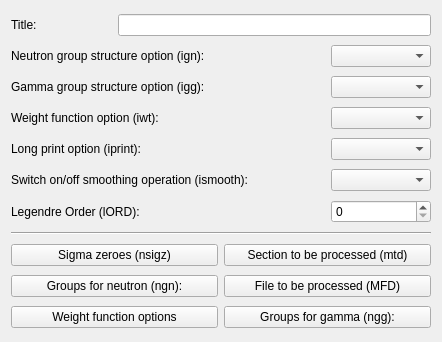
<?xml version="1.0" encoding="UTF-8"?>
<ui version="4.0">
 <class>NJOYGrouprInputDlg</class>
 <widget class="QWidget" name="NJOYGrouprInputDlg">
  <property name="geometry">
   <rect>
    <x>0</x>
    <y>0</y>
    <width>442</width>
    <height>342</height>
   </rect>
  </property>
  <property name="windowTitle">
   <string>Form</string>
  </property>
  <layout class="QGridLayout" name="gridLayout">
   <item row="0" column="1" colspan="3">
    <widget class="QLineEdit" name="lineEditTitle"/>
   </item>
   <item row="7" column="0" colspan="3">
    <widget class="QLabel" name="label_5">
     <property name="text">
      <string>Legendre Order (lORD):</string>
     </property>
    </widget>
   </item>
   <item row="8" column="0" colspan="4">
    <widget class="Line" name="line">
     <property name="orientation">
      <enum>Qt::Horizontal</enum>
     </property>
    </widget>
   </item>
   <item row="13" column="2" colspan="2">
    <widget class="QPushButton" name="pushButtonNGG">
     <property name="text">
      <string>Groups for gamma (ngg):</string>
     </property>
    </widget>
   </item>
   <item row="5" column="0" colspan="3">
    <widget class="QLabel" name="label_7">
     <property name="text">
      <string>Long print option (iprint):</string>
     </property>
    </widget>
   </item>
   <item row="6" column="0" colspan="3">
    <widget class="QLabel" name="label_8">
     <property name="text">
      <string>Switch on/off smoothing operation (ismooth):</string>
     </property>
    </widget>
   </item>
   <item row="3" column="0" colspan="3">
    <widget class="QLabel" name="label_4">
     <property name="text">
      <string>Weight function option (iwt):</string>
     </property>
    </widget>
   </item>
   <item row="12" column="2" colspan="2">
    <widget class="QPushButton" name="pushButtonMFD">
     <property name="text">
      <string>File to be processed (MFD)</string>
     </property>
    </widget>
   </item>
   <item row="5" column="3">
    <widget class="QComboBox" name="comboBoxIPRINT"/>
   </item>
   <item row="2" column="3">
    <widget class="QComboBox" name="comboBoxIGG"/>
   </item>
   <item row="1" column="3">
    <widget class="QComboBox" name="comboBoxIGN"/>
   </item>
   <item row="6" column="3">
    <widget class="QComboBox" name="comboBoxIsmooth"/>
   </item>
   <item row="0" column="0">
    <widget class="QLabel" name="label_3">
     <property name="text">
      <string>Title:</string>
     </property>
    </widget>
   </item>
   <item row="3" column="3">
    <widget class="QComboBox" name="comboBoxIWT"/>
   </item>
   <item row="7" column="3">
    <widget class="QSpinBox" name="spinBoxlORD"/>
   </item>
   <item row="1" column="0" colspan="3">
    <widget class="QLabel" name="labelIGN">
     <property name="text">
      <string>Neutron group structure option (ign):</string>
     </property>
    </widget>
   </item>
   <item row="11" column="2" colspan="2">
    <widget class="QPushButton" name="pushButtonMTD">
     <property name="text">
      <string>Section to be processed (mtd)</string>
     </property>
    </widget>
   </item>
   <item row="2" column="0" colspan="3">
    <widget class="QLabel" name="labelIGG">
     <property name="text">
      <string>Gamma group structure option (igg):</string>
     </property>
    </widget>
   </item>
   <item row="11" column="0" colspan="2">
    <widget class="QPushButton" name="pushButtonNSIGZ">
     <property name="text">
      <string>Sigma zeroes (nsigz)</string>
     </property>
    </widget>
   </item>
   <item row="12" column="0" colspan="2">
    <widget class="QPushButton" name="pushButtonNGN">
     <property name="text">
      <string>Groups for neutron (ngn):</string>
     </property>
    </widget>
   </item>
   <item row="13" column="0" colspan="2">
    <widget class="QPushButton" name="pushButtonWeightFunctionsOptions">
     <property name="text">
      <string>Weight function options</string>
     </property>
    </widget>
   </item>
  </layout>
 </widget>
 <resources/>
 <connections/>
</ui>
